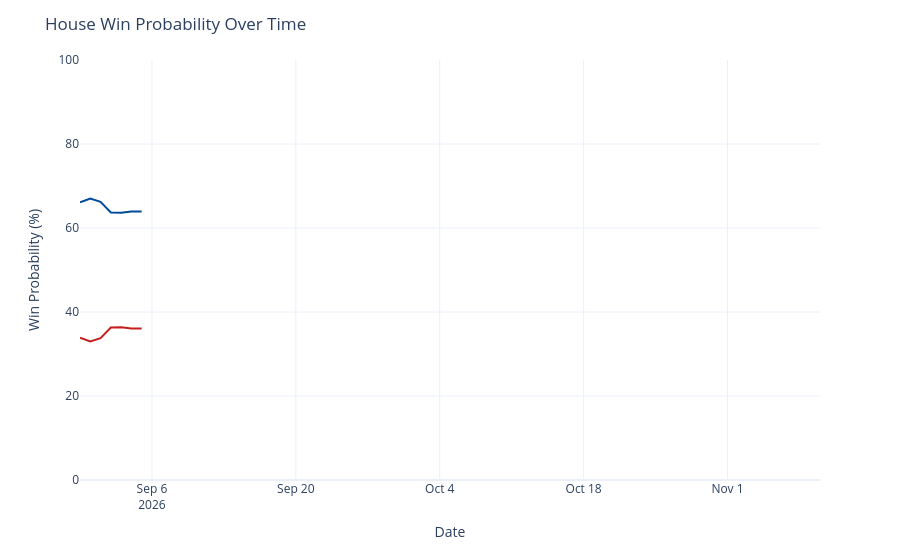

Write notebook code for a chart like this one.
### Code cell
chance_over_time = output_ts[(output_ts['geo'] == 'US House') &
                             (output_ts['type'] == 'chance')]
chance_over_time['rep_chance'] = chance_over_time['y'].map(lambda x: 100 - x)
chance_over_time = chance_over_time.rename({'y': 'Democrats', 'rep_chance': 'Republicans'}, axis=1)
chance_time_ser = px.line(chance_over_time, x='date', y=['Democrats', 'Republicans'], template='plotly_white',
                         color_discrete_map={'Democrats': '#004b97', 'Republicans': '#c71e1d'},)
chance_time_ser.update_traces(hovertemplate="%{y:.1f}%")
chance_time_ser.update_layout(
    xaxis=dict(range=[pd.to_datetime('2026-08-30'), pd.to_datetime('2026-11-10')]),
    yaxis=dict(range=[0, 100]),
    xaxis_title='Date',
    yaxis_title='Win Probability (%)',
    title=dict(text="House Win Probability Over Time"),
    hovermode="x",
    showlegend=False
)
chance_time_ser

### Figure 1 — Plotly figure (JSON) as saved in the notebook; plotly's stock layout.template omitted (floating-point values rounded to 4 significant figures)
{"data": [{"hovertemplate": "%{y:.1f}%", "legendgroup": "Democrats", "line": {"color": "#004b97", "dash": "solid"}, "marker": {"symbol": "circle"}, "mode": "lines", "name": "Democrats", "orientation": "v", "showlegend": true, "type": "scatter", "x": ["2026-08-30", "2026-08-31", "2026-09-01", "2026-09-02", "2026-09-03", "2026-09-04", "2026-09-05"], "xaxis": "x", "y": [66.12, 67.02, 66.25, 63.69, 63.65, 63.91, 63.91], "yaxis": "y"}, {"hovertemplate": "%{y:.1f}%", "legendgroup": "Republicans", "line": {"color": "#c71e1d", "dash": "solid"}, "marker": {"symbol": "circle"}, "mode": "lines", "name": "Republicans", "orientation": "v", "showlegend": true, "type": "scatter", "x": ["2026-08-30", "2026-08-31", "2026-09-01", "2026-09-02", "2026-09-03", "2026-09-04", "2026-09-05"], "xaxis": "x", "y": [33.88, 32.98, 33.75, 36.31, 36.35, 36.09, 36.09], "yaxis": "y"}], "layout": {"hovermode": "x", "legend": {"title": {"text": "variable"}, "tracegroupgap": 0}, "margin": {"t": 60}, "showlegend": false, "title": {"text": "House Win Probability Over Time"}, "xaxis": {"anchor": "y", "domain": [0, 1], "range": ["2026-08-30T00:00:00", "2026-11-10T00:00:00"], "title": {"text": "Date"}}, "yaxis": {"anchor": "x", "domain": [0, 1], "range": [0, 100], "title": {"text": "Win Probability (%)"}}}}
